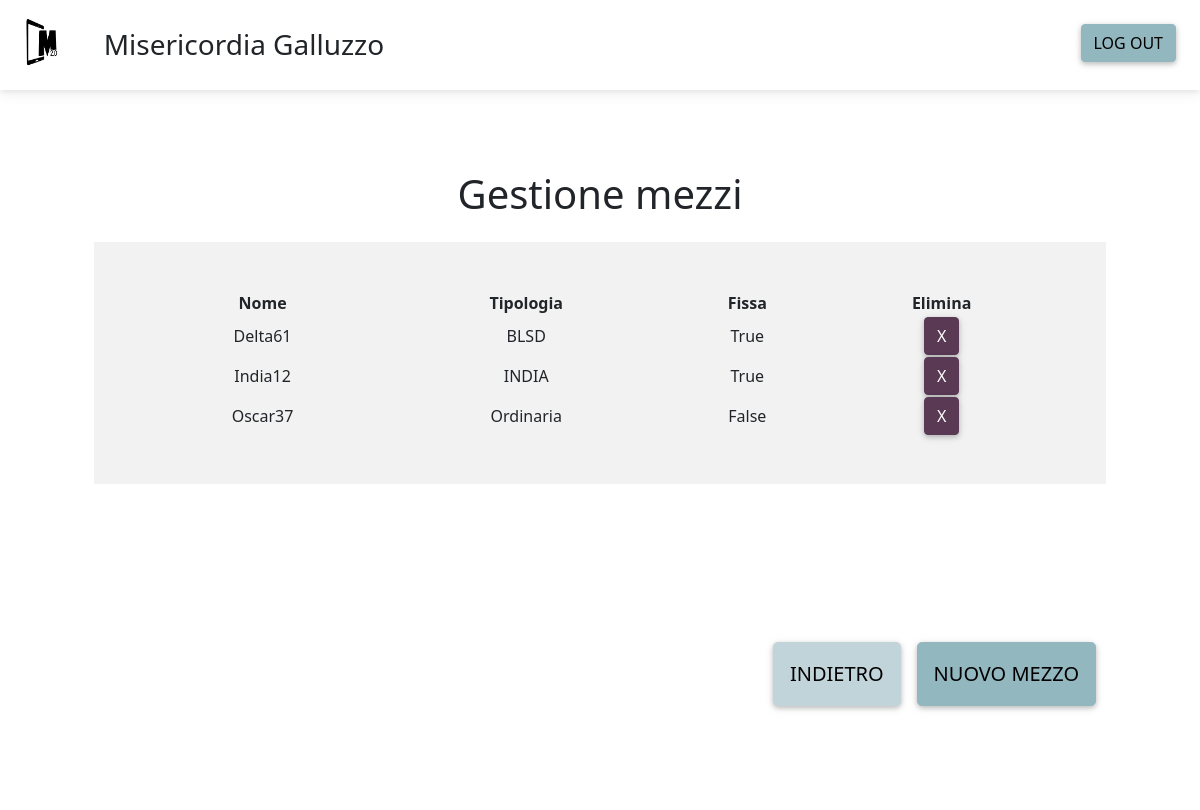
The page /gestione_mezzi/ (signed in) on the database its author committed.
### scheda/models.py (models this page shows, shortened)
class MyUser(AbstractUser):
    username = models.CharField(max_length=30, unique=True,
        help_text= ('Required. 30 characters or fewer. Letters, digits and '
                    '@/./+/-/_ only.'))
    is_active = models.BooleanField(default=True)
    staff = models.BooleanField(default=False) # a admin user; non super-user
    admin = models.BooleanField(default=False) # a superuser
    is_operator = models.BooleanField(default=False)
    corporation = models.CharField(max_length=30, blank=True)
    phone = models.CharField(max_length=30, blank=True)
    USERNAME_FIELD = 'username'
    REQUIRED_FIELDS = [] # Email & Password are required by default.
    objects = UserManager()

class Mezzo(models.Model):
    id_mezzo = models.AutoField(primary_key = True)
    nome = models.CharField(unique = True, max_length = 10)
    tipologia = models.CharField(max_length = 10)
    all_day = models.BooleanField(default = False)
    username = models.ForeignKey(MyUser, on_delete = models.CASCADE)
    num_mezzo = models.IntegerField()
    equip_min = models.IntegerField()

### scheda/views.py (the view)
# urls.py: path('gestione_mezzi/', scheda.GestioneMezzi.as_view(), name='gestione_mezzi'),
class GestioneMezzi(generic.View):
    def get(self, request):
        mezzi = Mezzo.objects.filter(username=request.user.id)
        template_name = 'gestione_mezzi.html'
        return render(request, template_name, context={'mezzi':mezzi})

### templates/gestione_mezzi.html (shortened to what this page needs)
{% extends 'base.html' %}
{% load static %}
{% block css %}
<link href="{% static 'css/gestione_mezzi.css' %}" rel="stylesheet">
{% endblock %}
{% block content %}
<nav class="navbar navbar-expand-sm">
    <ul class="navbar-nav ml-auto">
        <li class="nav-item">
            <div class="container">
                <a class="navbar-brand m-1" href="#">
                    <img
                    src="{% static 'img/logoHCI.png' %}"
                    height="50"
                    loading="lazy"
                  />
                </a>
            </div>
        </li>
        <li class="nav-item">
            <div class="container ms-0 p-3">
                <h3 class="mb-1 mt-1">{{request.user.corporation}}</h3>
            </div>
        </li>
    </ul>
    <a href="{% url 'logout' %}" class="btn btn-primary m-4" style="position: absolute; right: 0; top: 0;">Log out</a>
</nav>
<div class="container-sm p-3 rounded bg-white text-center d-flex flex-column">
    <div class="container mt-5 text-center bg-white">
        <h1 class="m-3">Gestione mezzi</h1>
    </div>
    <div class="container pt-2 ps-5 pe-5 mb-auto bg-white" style="height: 70vh; overflow: auto;">
        <div class="table-wrapper-scroll-y my-custom-scrollbar p-5 m-0 bg-light">
            <table class="table-responsive w-100 text-center">
                <thead>
                <tr>
                    <th scope="col">Nome</th>
                    <th scope="col">Tipologia</th>
                    <th scope="col">Fissa</th>
                    <th scope="col">Elimina</th>
                </tr>
                </thead>
                <tbody>
                    {% for m in mezzi %}
                        <tr>
                            <td scope="row">{{ m.nome }}</td>
                            <td>{{ m.tipologia }}</td>
                            <td>{{ m.all_day }}</td>
                            <td>
                                <label class="btn btn-info" for="{{m.id_mezzo}}">x</label>
                            </td>
                        </tr>
                    {% endfor %}
                </tbody>
            </table>
        </div>
    </div>
</div>
<div class="container p-5 mt-auto mb-5 me-5 text-center bg-white position-absolute bottom-0 end-0">
    <div class="row">
        <div class="col d-flex justify-content-end">
            <a href="{% url 'home_sc' %}" role="button" class="btn p-3 btn-secondary m-2 btn-lg">
                Indietro
            </a>
            <button type="button" class="btn p-3 btn-primary btn-lg m-2" data-mdb-toggle="modal" data-mdb-target="#nuovomezzo" id="modalbutton">
                Nuovo Mezzo
            </button>
        </div>
    </div>
</div>
{% endblock %}
{% block scripts %}
<link rel="stylesheet" href="https://cdnjs.cloudflare.com/ajax/libs/bootstrap-select/1.13.1/css/bootstrap-select.css" />
{% endblock %}

### rows shown on the page
MyUser: user.corporation "Misericordia Galluzzo"
Mezzo: nome "Delta61", tipologia "BLSD", all_day "True"
Mezzo: nome "India12", tipologia "INDIA", all_day "True"
Mezzo: nome "Oscar37", tipologia "Ordinaria", all_day "False"
